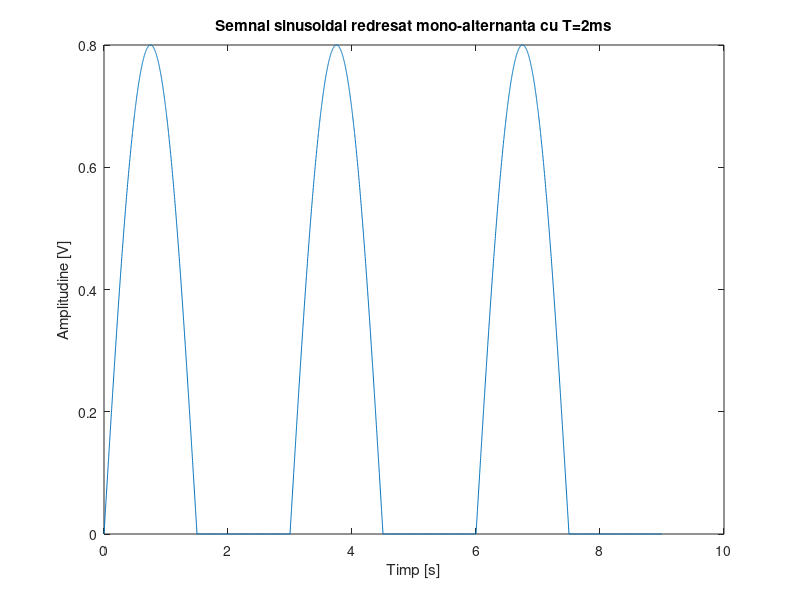
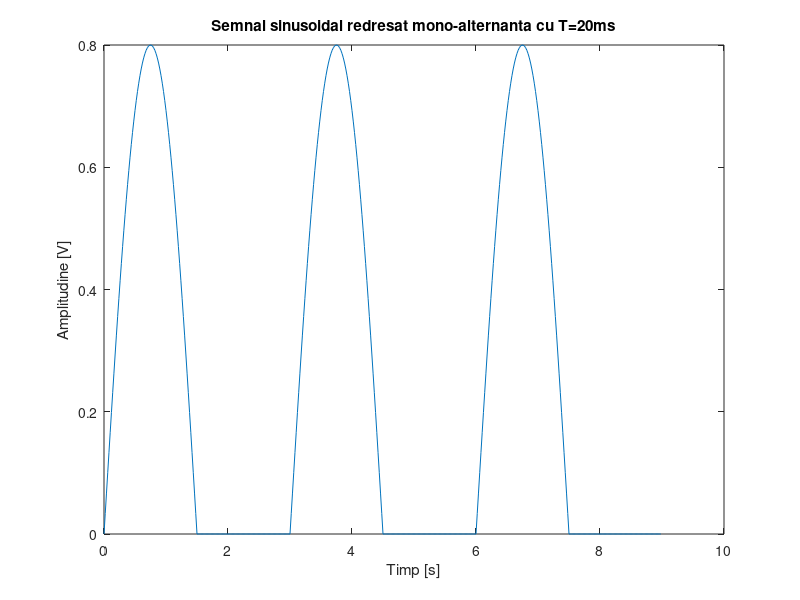
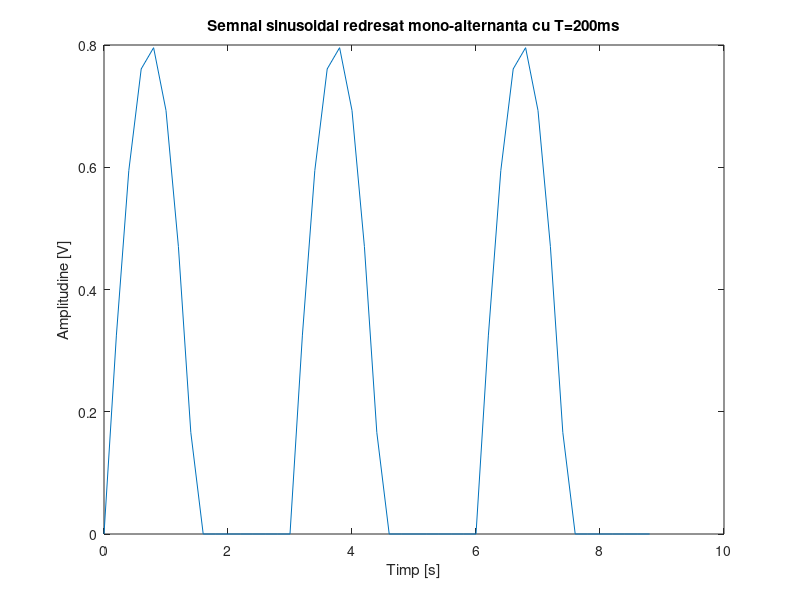

These charts were generated, in order, by the following MATLAB code:
T_2ms = 0.002;
T_20ms = 0.02;
T_200ms = 0.2;
T = 3; 
t2 = 0:T_2ms:3*T-T_2ms;
x2 = sin(t2(t2<T)*2*pi/T); 
x2 = x2 * 0.8; 
x2(x2<0)=0; 
x2 =[x2,x2,x2]; 

figure();
plot(t2,x2);
title('Semnal sinusoidal redresat mono-alternanta cu T=2ms');
xlabel('Timp [s]');
ylabel('Amplitudine [V]')

t20= 0:T_20ms:3*T-T_20ms;
x20 = sin(t20(t20<T)*2*pi/T);
x20 = x20 * 0.8;
x20(x20<0)=0;
x20 =[x20,x20,x20];

figure();
plot(t20,x20);
title('Semnal sinusoidal redresat mono-alternanta cu T=20ms');
xlabel('Timp [s]');
ylabel('Amplitudine [V]')

t200= 0:T_200ms:3*T-T_200ms;
x200 = sin(t200(t200<T)*2*pi/T);
x200 = x200 * 0.8;
x200(x200<0)=0;
x200 =[x200,x200,x200];

figure()
plot(t200,x200);
title('Semnal sinusoidal redresat mono-alternanta cu T=200ms');
xlabel('Timp [s]');
ylabel('Amplitudine [V]')
